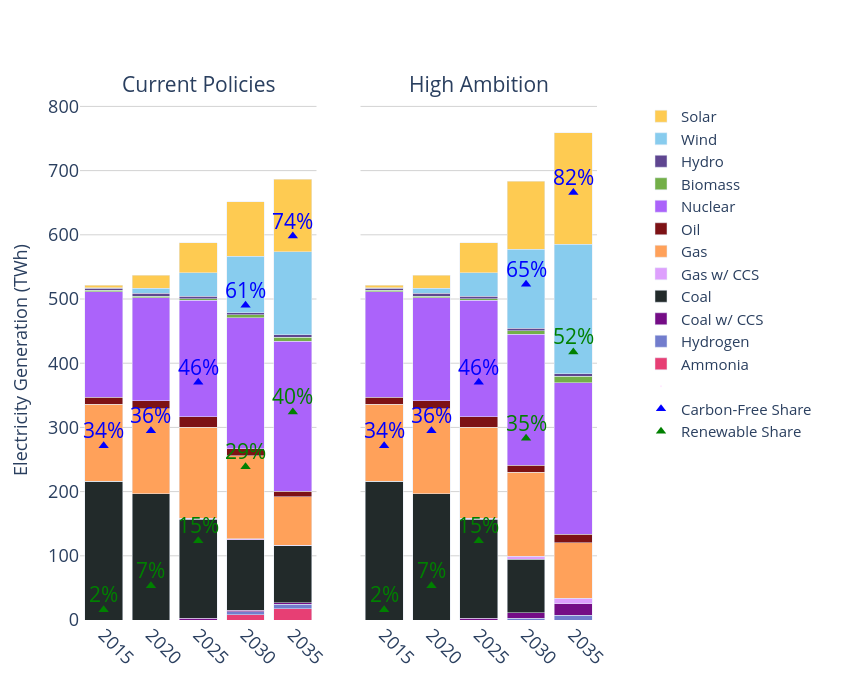

Notebook source saved alongside this figure:
### Code cell
fig = make_subplots(
    rows=1, cols=2,
    shared_xaxes=True, shared_yaxes=True,
    specs=[[{"secondary_y": True}, {"secondary_y": True}]],
    subplot_titles=("Current Policies", "High Ambition"),
    column_widths=[0.5, 0.5],
    horizontal_spacing=0.08
)

# ----------------------------
# Bars
# ----------------------------
left  = result_df[result_df['scenario'] == SCENARIOS[0]]
right = result_df[result_df['scenario'] == SCENARIOS[1]]

add_stack_bars(fig, left,  col=1, show_legend=True)
add_stack_bars(fig, right, col=2, show_legend=False)

# ----------------------------
# Share markers (REAL) — legend off
# ----------------------------
fig.add_trace(go.Scatter(
    x=YEARS_MARK, y=re_current, mode="markers",
    name="Renewable Share",
    marker=dict(symbol='triangle-up', size=9, color="green"),
    showlegend=False
), row=1, col=1, secondary_y=True)

fig.add_trace(go.Scatter(
    x=YEARS_MARK, y=cf_current, mode="markers",
    name="Carbon-Free Share",
    marker=dict(symbol='triangle-up', size=9, color="blue"),
    showlegend=False
), row=1, col=1, secondary_y=True)

fig.add_trace(go.Scatter(
    x=YEARS_MARK, y=re_enh, mode="markers",
    name="Renewable Share",
    marker=dict(symbol='triangle-up', size=9, color="green"),
    showlegend=False
), row=1, col=2, secondary_y=True)

fig.add_trace(go.Scatter(
    x=YEARS_MARK, y=cf_enh, mode="markers",
    name="Carbon-Free Share",
    marker=dict(symbol='triangle-up', size=9, color="blue"),
    showlegend=False
), row=1, col=2, secondary_y=True)

# ----------------------------
# Annotate % values near markers
# ----------------------------
for year in YEARS_MARK:
    if pd.notna(re_current.get(year)):
        fig.add_annotation(
            x=year, y=re_current.get(year) + 3, text=f"{re_current.get(year):.0f}%",
            xref="x1", yref="y2", showarrow=False, font=dict(color="green")
        )
    if pd.notna(cf_current.get(year)):
        fig.add_annotation(
            x=year, y=cf_current.get(year) + 3, text=f"{cf_current.get(year):.0f}%",
            xref="x1", yref="y2", showarrow=False, font=dict(color="blue")
        )
    if pd.notna(re_enh.get(year)):
        fig.add_annotation(
            x=year, y=re_enh.get(year) + 3, text=f"{re_enh.get(year):.0f}%",
            xref="x2", yref="y4", showarrow=False, font=dict(color="green")
        )
    if pd.notna(cf_enh.get(year)):
        fig.add_annotation(
            x=year, y=cf_enh.get(year) + 3, text=f"{cf_enh.get(year):.0f}%",
            xref="x2", yref="y4", showarrow=False, font=dict(color="blue")
        )

# ----------------------------
# Dummy legend entries (Share only) + spacing line
#   - legendrank를 크게 줘서 발전원 아래로 보내기
#   - 공백 trace 하나로 간격 만들기
# ----------------------------
fig.add_trace(go.Scatter(
    x=[None], y=[None], mode="markers",
    marker=dict(size=0, opacity=0),
    name=" ",  # spacing line
    showlegend=True,
    hoverinfo="skip",
    legendrank=1999
))



fig.add_trace(go.Scatter(
    x=[None], y=[None], mode="markers",
    marker=dict(symbol='triangle-up', size=9, color="blue"),
    name="Carbon-Free Share",
    showlegend=True,
    legendrank=2001
))


fig.add_trace(go.Scatter(
    x=[None], y=[None], mode="markers",
    marker=dict(symbol='triangle-up', size=9, color="green"),
    name="Renewable Share",
    showlegend=True,
    legendrank=2003
))

# ----------------------------
# Layout / axes
# ----------------------------
fig.update_layout(
    width=850,
    height=700,
    barmode="stack",
    plot_bgcolor="rgba(0,0,0,0)",
    legend=dict(
        traceorder="normal",   # legendrank 적용 정렬
        x=1.02, y=1,
        font=dict(size=15),
        borderwidth=0
    ),
    margin=dict(r=220)  # legend 오른쪽 공간 확보 (필요시 조정)
)

# Primary y (left title only)
fig.update_yaxes(
    title_text="Electricity Generation (TWh)", range=[0, 810],
    row=1, col=1, secondary_y=False,
    showgrid=True, gridcolor="lightgray"
)
fig.update_yaxes(
    title_text=None,range=[0, 810],
    row=1, col=2, secondary_y=False,
    showgrid=True, gridcolor="lightgray"
)

# Secondary y-axes (share %): hide ticks, no grid, fixed range
fig.update_yaxes(
    secondary_y=True, range=[0, 100],
    showticklabels=False, title_text=None,
    showgrid=False,
    row=1, col=1
)
fig.update_yaxes(
    secondary_y=True, range=[0, 100],
    showticklabels=False, title_text=None,
    showgrid=False,
    row=1, col=2
)

# X axes
for c in (1, 2):
    fig.update_xaxes(
        tickmode="array",
        tickvals=list(range(2015, 2040, 5)),
        tickangle=45,
        tickfont=dict(size=15),
        row=1, col=c
    )

fig.update_layout(
    legend=dict(
        traceorder="normal",  # ✅ legendrank 정렬 유지
        font=dict(size=15),
        x=1.02, y=1,
        borderwidth=0
    )
)
# Fonts
fig.update_xaxes(title_font=dict(size=18), tickfont=dict(size=18))
fig.update_yaxes(title_font=dict(size=18), tickfont=dict(size=18))
fig.update_annotations(font=dict(size=21))

pio.write_image(fig, "./fig/power.jpg", width=850, height=700, scale=3)
fig.show()

### Figure 1 — Plotly figure (JSON) as saved in the notebook; plotly's stock layout.template omitted (floating-point values rounded to 4 significant figures)
{"data": [{"legendrank": 21, "marker": {"color": "rgb(231,63,116)"}, "name": "Ammonia", "showlegend": true, "type": "bar", "x": [2015, 2020, 2025, 2030, 2035], "xaxis": "x", "y": [0.0, 0.0, 0.0, 8.222, 17.44], "yaxis": "y"}, {"legendrank": 20, "marker": {"color": "#727DCD"}, "name": "Hydrogen", "showlegend": true, "type": "bar", "x": [2015, 2020, 2025, 2030, 2035], "xaxis": "x", "y": [0.0, 0.0, 0.0, 4.646, 7.093], "yaxis": "y"}, {"legendrank": 19, "marker": {"color": "#750D86"}, "name": "Coal w/ CCS", "showlegend": true, "type": "bar", "x": [2015, 2020, 2025, 2030, 2035], "xaxis": "x", "y": [0.0, 0.0, 2.745, 2.017, 2.01], "yaxis": "y"}, {"legendrank": 18, "marker": {"color": "#222A2A"}, "name": "Coal", "showlegend": true, "type": "bar", "x": [2015, 2020, 2025, 2030, 2035], "xaxis": "x", "y": [215.9, 196.9, 153.9, 110.3, 88.74], "yaxis": "y"}, {"legendrank": 17, "marker": {"color": "#DEA0FD"}, "name": "Gas w/ CCS", "showlegend": true, "type": "bar", "x": [2015, 2020, 2025, 2030, 2035], "xaxis": "x", "y": [0.0, 0.0, 2.153, 1.314, 1.475], "yaxis": "y"}, {"legendrank": 16, "marker": {"color": "#FFA15A"}, "name": "Gas", "showlegend": true, "type": "bar", "x": [2015, 2020, 2025, 2030, 2035], "xaxis": "x", "y": [120.4, 132.4, 141.2, 129.7, 75.06], "yaxis": "y"}, {"legendrank": 15, "marker": {"color": "#7D1215"}, "name": "Oil", "showlegend": true, "type": "bar", "x": [2015, 2020, 2025, 2030, 2035], "xaxis": "x", "y": [10.58, 12.1, 16.82, 10.63, 8.58], "yaxis": "y"}, {"legendrank": 14, "marker": {"color": "#AB63FA"}, "name": "Nuclear", "showlegend": true, "type": "bar", "x": [2015, 2020, 2025, 2030, 2035], "xaxis": "x", "y": [164.7, 160.3, 180.9, 204.2, 234.2], "yaxis": "y"}, {"legendrank": 13, "marker": {"color": "rgb(115, 175, 72)"}, "name": "Biomass", "showlegend": true, "type": "bar", "x": [2015, 2020, 2025, 2030, 2035], "xaxis": "x", "y": [2.325, 2.29, 3.047, 4.346, 5.815], "yaxis": "y"}, {"legendrank": 12, "marker": {"color": "rgb(95, 70, 144)"}, "name": "Hydro", "showlegend": true, "type": "bar", "x": [2015, 2020, 2025, 2030, 2035], "xaxis": "x", "y": [2.642, 4.722, 3.611, 3.611, 3.611], "yaxis": "y"}, {"legendrank": 11, "marker": {"color": "rgb(136,204,238)"}, "name": "Wind", "showlegend": true, "type": "bar", "x": [2015, 2020, 2025, 2030, 2035], "xaxis": "x", "y": [1.341, 7.76, 36.43, 87.83, 129.6], "yaxis": "y"}, {"legendrank": 10, "marker": {"color": "#FECB52"}, "name": "Solar", "showlegend": true, "type": "bar", "x": [2015, 2020, 2025, 2030, 2035], "xaxis": "x", "y": [3.973, 20.64, 47.2, 84.79, 113.4], "yaxis": "y"}, {"legendrank": 21, "marker": {"color": "rgb(231,63,116)"}, "name": "Ammonia", "showlegend": false, "type": "bar", "x": [2015, 2020, 2025, 2030, 2035], "xaxis": "x2", "y": [0.0, 0.0, 0.0, 0.0, 0.0], "yaxis": "y3"}, {"legendrank": 20, "marker": {"color": "#727DCD"}, "name": "Hydrogen", "showlegend": false, "type": "bar", "x": [2015, 2020, 2025, 2030, 2035], "xaxis": "x2", "y": [0.0, 0.0, 0.0, 2.964, 7.501], "yaxis": "y3"}, {"legendrank": 19, "marker": {"color": "#750D86"}, "name": "Coal w/ CCS", "showlegend": false, "type": "bar", "x": [2015, 2020, 2025, 2030, 2035], "xaxis": "x2", "y": [0.0, 0.0, 2.745, 8.333, 17.5], "yaxis": "y3"}, {"legendrank": 18, "marker": {"color": "#222A2A"}, "name": "Coal", "showlegend": false, "type": "bar", "x": [2015, 2020, 2025, 2030, 2035], "xaxis": "x2", "y": [215.9, 196.9, 153.9, 83.57, 0.2156], "yaxis": "y3"}, {"legendrank": 17, "marker": {"color": "#DEA0FD"}, "name": "Gas w/ CCS", "showlegend": false, "type": "bar", "x": [2015, 2020, 2025, 2030, 2035], "xaxis": "x2", "y": [0.0, 0.0, 2.153, 4.167, 8.333], "yaxis": "y3"}, {"legendrank": 16, "marker": {"color": "#FFA15A"}, "name": "Gas", "showlegend": false, "type": "bar", "x": [2015, 2020, 2025, 2030, 2035], "xaxis": "x2", "y": [120.4, 132.4, 141.2, 130.9, 86.87], "yaxis": "y3"}, {"legendrank": 15, "marker": {"color": "#7D1215"}, "name": "Oil", "showlegend": false, "type": "bar", "x": [2015, 2020, 2025, 2030, 2035], "xaxis": "x2", "y": [10.58, 12.1, 16.82, 11.16, 12.89], "yaxis": "y3"}, {"legendrank": 14, "marker": {"color": "#AB63FA"}, "name": "Nuclear", "showlegend": false, "type": "bar", "x": [2015, 2020, 2025, 2030, 2035], "xaxis": "x2", "y": [164.7, 160.3, 180.9, 204.2, 236.1], "yaxis": "y3"}, {"legendrank": 13, "marker": {"color": "rgb(115, 175, 72)"}, "name": "Biomass", "showlegend": false, "type": "bar", "x": [2015, 2020, 2025, 2030, 2035], "xaxis": "x2", "y": [2.325, 2.29, 3.047, 5.234, 10.63], "yaxis": "y3"}, {"legendrank": 12, "marker": {"color": "rgb(95, 70, 144)"}, "name": "Hydro", "showlegend": false, "type": "bar", "x": [2015, 2020, 2025, 2030, 2035], "xaxis": "x2", "y": [2.642, 4.722, 3.611, 3.611, 3.611], "yaxis": "y3"}, {"legendrank": 11, "marker": {"color": "rgb(136,204,238)"}, "name": "Wind", "showlegend": false, "type": "bar", "x": [2015, 2020, 2025, 2030, 2035], "xaxis": "x2", "y": [1.341, 7.76, 36.43, 123.7, 202.0], "yaxis": "y3"}, {"legendrank": 10, "marker": {"color": "#FECB52"}, "name": "Solar", "showlegend": false, "type": "bar", "x": [2015, 2020, 2025, 2030, 2035], "xaxis": "x2", "y": [3.973, 20.64, 47.2, 105.4, 173.4], "yaxis": "y3"}, {"marker": {"color": "green", "size": 9, "symbol": "triangle-up"}, "mode": "markers", "name": "Renewable Share", "showlegend": false, "type": "scatter", "x": [2015, 2020, 2025, 2030, 2035], "xaxis": "x", "y": [1.97, 6.585, 15.22, 29.45, 40.0], "yaxis": "y2"}, {"marker": {"color": "blue", "size": 9, "symbol": "triangle-up"}, "mode": "markers", "name": "Carbon-Free Share", "showlegend": false, "type": "scatter", "x": [2015, 2020, 2025, 2030, 2035], "xaxis": "x", "y": [33.53, 36.39, 45.72, 60.53, 73.83], "yaxis": "y2"}, {"marker": {"color": "green", "size": 9, "symbol": "triangle-up"}, "mode": "markers", "name": "Renewable Share", "showlegend": false, "type": "scatter", "x": [2015, 2020, 2025, 2030, 2035], "xaxis": "x2", "y": [1.97, 6.585, 15.22, 34.95, 51.55], "yaxis": "y4"}, {"marker": {"color": "blue", "size": 9, "symbol": "triangle-up"}, "mode": "markers", "name": "Carbon-Free Share", "showlegend": false, "type": "scatter", "x": [2015, 2020, 2025, 2030, 2035], "xaxis": "x2", "y": [33.53, 36.39, 45.72, 64.59, 82.19], "yaxis": "y4"}, {"hoverinfo": "skip", "legendrank": 1999, "marker": {"opacity": 0, "size": 0}, "mode": "markers", "name": " ", "showlegend": true, "type": "scatter", "x": [null], "y": [null]}, {"legendrank": 2001, "marker": {"color": "blue", "size": 9, "symbol": "triangle-up"}, "mode": "markers", "name": "Carbon-Free Share", "showlegend": true, "type": "scatter", "x": [null], "y": [null]}, {"legendrank": 2003, "marker": {"color": "green", "size": 9, "symbol": "triangle-up"}, "mode": "markers", "name": "Renewable Share", "showlegend": true, "type": "scatter", "x": [null], "y": [null]}], "layout": {"annotations": [{"font": {"size": 21}, "showarrow": false, "text": "Current Policies", "x": 0.215, "xanchor": "center", "xref": "paper", "y": 1, "yanchor": "bottom", "yref": "paper"}, {"font": {"size": 21}, "showarrow": false, "text": "High Ambition", "x": 0.725, "xanchor": "center", "xref": "paper", "y": 1, "yanchor": "bottom", "yref": "paper"}, {"font": {"color": "green", "size": 21}, "showarrow": false, "text": "2%", "x": 2015, "xref": "x", "y": 4.97, "yref": "y2"}, {"font": {"color": "blue", "size": 21}, "showarrow": false, "text": "34%", "x": 2015, "xref": "x", "y": 36.53, "yref": "y2"}, {"font": {"color": "green", "size": 21}, "showarrow": false, "text": "2%", "x": 2015, "xref": "x2", "y": 4.97, "yref": "y4"}, {"font": {"color": "blue", "size": 21}, "showarrow": false, "text": "34%", "x": 2015, "xref": "x2", "y": 36.53, "yref": "y4"}, {"font": {"color": "green", "size": 21}, "showarrow": false, "text": "7%", "x": 2020, "xref": "x", "y": 9.585, "yref": "y2"}, {"font": {"color": "blue", "size": 21}, "showarrow": false, "text": "36%", "x": 2020, "xref": "x", "y": 39.39, "yref": "y2"}, {"font": {"color": "green", "size": 21}, "showarrow": false, "text": "7%", "x": 2020, "xref": "x2", "y": 9.585, "yref": "y4"}, {"font": {"color": "blue", "size": 21}, "showarrow": false, "text": "36%", "x": 2020, "xref": "x2", "y": 39.39, "yref": "y4"}, {"font": {"color": "green", "size": 21}, "showarrow": false, "text": "15%", "x": 2025, "xref": "x", "y": 18.22, "yref": "y2"}, {"font": {"color": "blue", "size": 21}, "showarrow": false, "text": "46%", "x": 2025, "xref": "x", "y": 48.72, "yref": "y2"}, {"font": {"color": "green", "size": 21}, "showarrow": false, "text": "15%", "x": 2025, "xref": "x2", "y": 18.22, "yref": "y4"}, {"font": {"color": "blue", "size": 21}, "showarrow": false, "text": "46%", "x": 2025, "xref": "x2", "y": 48.72, "yref": "y4"}, {"font": {"color": "green", "size": 21}, "showarrow": false, "text": "29%", "x": 2030, "xref": "x", "y": 32.45, "yref": "y2"}, {"font": {"color": "blue", "size": 21}, "showarrow": false, "text": "61%", "x": 2030, "xref": "x", "y": 63.53, "yref": "y2"}, {"font": {"color": "green", "size": 21}, "showarrow": false, "text": "35%", "x": 2030, "xref": "x2", "y": 37.95, "yref": "y4"}, {"font": {"color": "blue", "size": 21}, "showarrow": false, "text": "65%", "x": 2030, "xref": "x2", "y": 67.59, "yref": "y4"}, {"font": {"color": "green", "size": 21}, "showarrow": false, "text": "40%", "x": 2035, "xref": "x", "y": 43.0, "yref": "y2"}, {"font": {"color": "blue", "size": 21}, "showarrow": false, "text": "74%", "x": 2035, "xref": "x", "y": 76.83, "yref": "y2"}, {"font": {"color": "green", "size": 21}, "showarrow": false, "text": "52%", "x": 2035, "xref": "x2", "y": 54.55, "yref": "y4"}, {"font": {"color": "blue", "size": 21}, "showarrow": false, "text": "82%", "x": 2035, "xref": "x2", "y": 85.19, "yref": "y4"}], "barmode": "stack", "height": 700, "legend": {"borderwidth": 0, "font": {"size": 15}, "traceorder": "normal", "x": 1.02, "y": 1}, "margin": {"r": 220}, "plot_bgcolor": "rgba(0,0,0,0)", "width": 850, "xaxis": {"anchor": "y", "domain": [0, 0.43], "tickangle": 45, "tickfont": {"size": 18}, "tickmode": "array", "tickvals": [2015, 2020, 2025, 2030, 2035], "title": {"font": {"size": 18}}}, "xaxis2": {"anchor": "y3", "domain": [0.51, 0.94], "tickangle": 45, "tickfont": {"size": 18}, "tickmode": "array", "tickvals": [2015, 2020, 2025, 2030, 2035], "title": {"font": {"size": 18}}}, "yaxis": {"anchor": "x", "domain": [0, 1], "gridcolor": "lightgray", "range": [0, 810], "showgrid": true, "tickfont": {"size": 18}, "title": {"font": {"size": 18}, "text": "Electricity Generation (TWh)"}}, "yaxis2": {"anchor": "x", "overlaying": "y", "range": [0, 100], "showgrid": false, "showticklabels": false, "side": "right", "tickfont": {"size": 18}, "title": {"font": {"size": 18}}}, "yaxis3": {"anchor": "x2", "domain": [0, 1], "gridcolor": "lightgray", "matches": "y", "range": [0, 810], "showgrid": true, "showticklabels": false, "tickfont": {"size": 18}, "title": {"font": {"size": 18}}}, "yaxis4": {"anchor": "x2", "overlaying": "y3", "range": [0, 100], "showgrid": false, "showticklabels": false, "side": "right", "tickfont": {"size": 18}, "title": {"font": {"size": 18}}}}}
